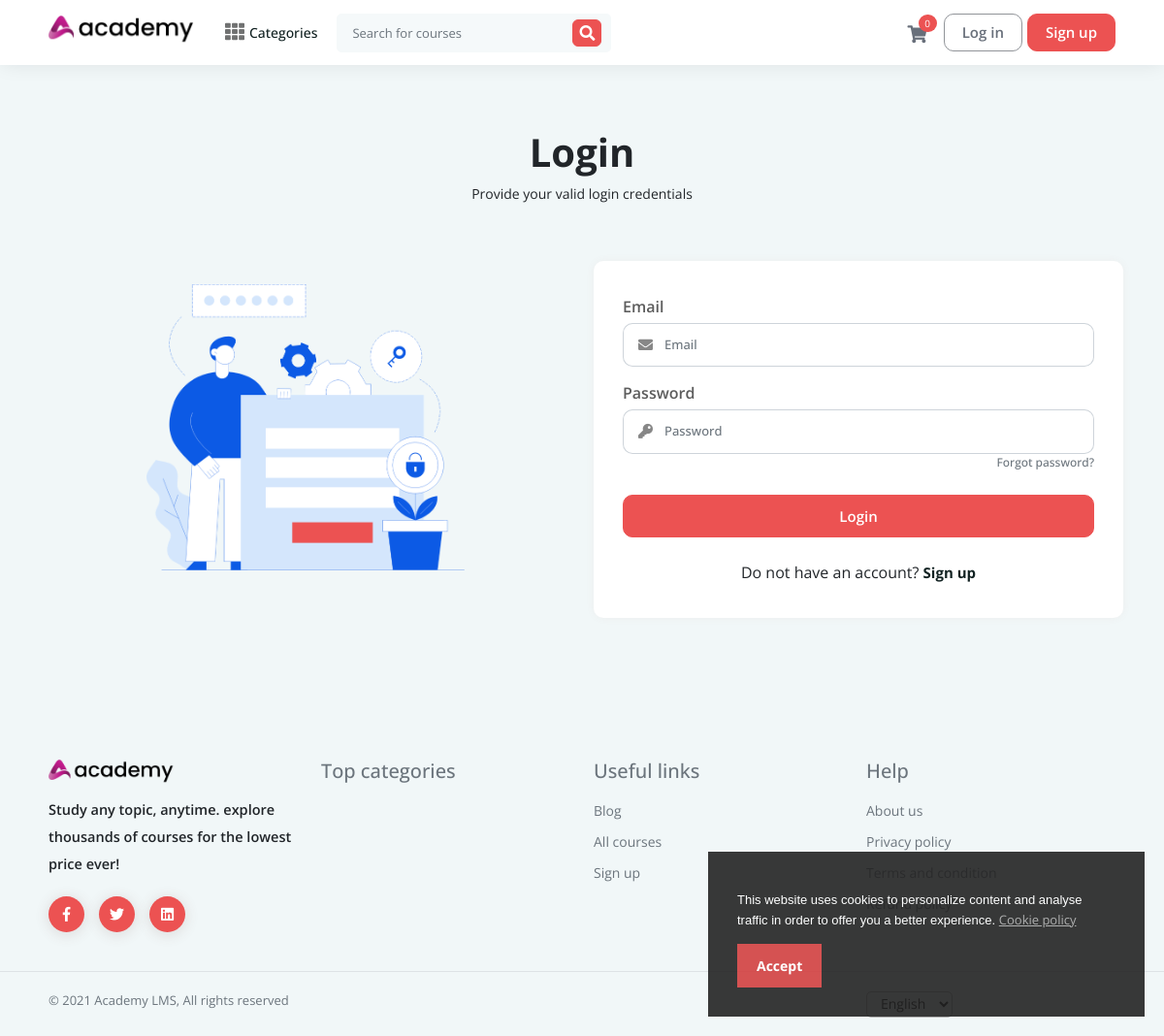
The page /login on the database its author committed.
### tables this page shows
CREATE TABLE `frontend_settings` (
  `id` int(11) UNSIGNED NOT NULL,
  `key` varchar(255) DEFAULT NULL,
  `value` longtext
);

### application/controllers/Login.php (called while the page is built, shortened)
<?php
class Login extends CI_Controller
{
    public function __construct()
    {
        $this->load->database();
        $this->load->library('session');
    }
    public function index()
    {
        $page_data['page_name'] = 'login';
        $page_data['page_title'] = site_phrase('login');
        $this->load->view('frontend/' . get_frontend_settings('theme') . '/index', $page_data);
    }
}

### index.php (called while the page is built, shortened)
<?php
require_once BASEPATH . 'core/CodeIgniter.php';

### application/helpers/common_helper.php (called while the page is built, shortened)
<?php if (!defined('BASEPATH')) exit('No direct script access allowed');
if (!function_exists('get_settings')) {
    function get_settings($key = '')
    {
        $CI    = &get_instance();
        $CI->db->where('key', $key);
        $result = $CI->db->get('settings')->row('value');
        return $result;
    }
}
if (!function_exists('get_frontend_settings')) {
    function get_frontend_settings($key = '')
    {
        $CI    = &get_instance();
        $CI->db->where('key', $key);
        $result = $CI->db->get('frontend_settings')->row()->value;
        return $result;
    }
}

### application/helpers/multi_language_helper.php (called while the page is built, shortened)
<?php  if ( ! defined('BASEPATH')) exit('No direct script access allowed');
if ( ! function_exists('site_phrase'))
{
    function site_phrase($phrase = '') {
        $CI	=&	get_instance();
        $language_code = $CI->session->userdata('language');
        $key = strtolower(preg_replace('/\s+/', '_', $phrase));
        $langArray = openJSONFile($language_code);
        return $langArray[$key];
    }
}
if ( ! function_exists('openJSONFile'))
{
    function openJSONFile($code)
    {
        $jsonString = [];
        if (file_exists(APPPATH.'language/'.$code.'.json')) {
            $jsonString = file_get_contents(APPPATH.'language/'.$code.'.json');
            $jsonString = json_decode($jsonString, true);
        }
        return $jsonString;
    }
}

### application/views/frontend/default/index.php (the view, shortened to what this page needs)
<!DOCTYPE html>
<html lang="en">
<head>
	<?php include 'includes_top.php';?>
</head>
<body class="gray-bg">
	<?php
	if(get_settings('course_accessibility') == 'publicly' || $this->session->userdata('user_id') > 0){
		$course_accessibility = 1;
	}else{
		$course_accessibility = 0;
	}
	if ($this->session->userdata('user_login')) {
		include 'logged_in_header.php';
	}else {
		include 'logged_out_header.php';
	}
	if(get_frontend_settings('cookie_status') == 'active'):
    	include 'eu-cookie.php';
  	endif;
  	if($page_name === null){
  		include $path;
  	}else{
		include $page_name.'.php';
	}
	include 'footer.php';
	?>
</body>
</html>

### application/views/frontend/default/logged_out_header.php (shortened to what this page needs)
<section class="menu-area bg-white">
  <div class="container-xl">
    <nav class="navbar navbar-expand-lg bg-white">
      <a href="<?php echo site_url(''); ?>" class="navbar-brand" href="#"><img src="<?php echo base_url('uploads/system/'.get_frontend_settings('dark_logo')); ?>" alt="" height="35"></a>
      <?php include 'menu.php'; ?>
      <form class="inline-form me-auto" action="<?php echo site_url('home/search'); ?>" method="get">
        <div class="input-group search-box mobile-search">
          <input type="text" name = 'query' class="form-control" placeholder="<?php echo site_phrase('search_for_courses'); ?>">
          <div class="input-group-append">
            <button class="btn" type="submit"><i class="fas fa-search"></i></button>
          </div>
        </div>
      </form>
      <div class="cart-box menu-icon-box" id = "cart_items">
        <?php include 'cart_items.php'; ?>
      </div>
      <div class="sign-in-box btn-group">
        <a href="<?php echo site_url('home/login'); ?>" class="btn btn-sign-in"><?php echo site_phrase('log_in'); ?></a>
        <a href="<?php echo site_url('home/sign_up'); ?>" class="btn btn-sign-up"><?php echo site_phrase('sign_up'); ?></a>
      </div>
    </nav>
  </div>
</section>

### application/views/frontend/default/eu-cookie.php (shortened to what this page needs)
<link rel="stylesheet" type="text/css" href="<?php echo site_url(); ?>assets/frontend/eu-cookie/purecookie.css" async />
<div class="cookieConsentContainer" id="cookieConsentContainer" style="opacity: .9; display: block; display: none;">
  <div class="cookieDesc">
    <p>
      <?php echo get_frontend_settings('cookie_note');?>
      <a class="link-cookie-policy" href="<?php echo site_url('home/cookie_policy'); ?>"><?php echo site_phrase('cookie_policy'); ?></a>
    </p>
  </div>
  <div class="cookieButton">
    <a onclick="cookieAccept();"><?php echo site_phrase('accept'); ?></a>
  </div>
</div>

### application/views/frontend/default/footer.php (shortened to what this page needs)
<footer class="footer-area d-print-none bg-gray mt-5 pt-5">
  <div class="container-xl">
    <div class="row mb-3">
      <?php if($course_accessibility): ?>
        <div class="col-6 col-sm-6 col-md-3">
          <h5 class="text-muted mb-3"><?php echo site_phrase('top_categories'); ?></h5>
        </div>
      <?php endif; ?>
      <div class="col-6 col-sm-6 col-md-3">
        <h5 class="text-muted mb-3"><?php echo site_phrase('useful_links'); ?></h5>
        <ul class="list-unstyled text-small">
          <li class="mb-2"><a class="link-secondary footer-hover-link" href="<?php echo site_url('blog'); ?>"><?php echo site_phrase('blog'); ?></a></li>
          <?php if($course_accessibility): ?>
            <li class="mb-2"><a class="link-secondary footer-hover-link" href="<?php echo site_url('home/courses'); ?>"><?php echo site_phrase('all_courses'); ?></a></li>
          <?php endif; ?>
          <li class="mb-2"><a class="link-secondary footer-hover-link" href="<?php echo site_url('home/sign_up'); ?>"><?php echo site_phrase('sign_up'); ?></a></li>
        </ul>
      </div>
      <div class="col-6 col-sm-6 col-md-3">
        <h5 class="text-muted mb-3"><?php echo site_phrase('help'); ?></h5>
        <ul class="list-unstyled text-small">
          <li class="mb-2"><a class="link-secondary footer-hover-link" href="<?php echo site_url('home/about_us'); ?>"><?php echo site_phrase('about_us'); ?></a></li>
          <li class="mb-2"><a class="link-secondary footer-hover-link" href="<?php echo site_url('home/privacy_policy'); ?>"><?php echo site_phrase('privacy_policy'); ?></a></li>
          <li class="mb-2"><a class="link-secondary footer-hover-link" href="<?php echo site_url('home/terms_and_condition'); ?>"><?php echo site_phrase('terms_and_condition'); ?></a></li>
          <li class="mb-2"><a class="link-secondary footer-hover-link" href="<?php echo site_url('home/refund_policy'); ?>"><?php echo site_phrase('refund_policy'); ?></a></li>
        </ul>
      </div>
      <div class="<?php if($course_accessibility){echo 'col-md-3';}else{echo 'col-md-6';} ?> col-sm-12 order-sm-first">
        <img src="<?php echo base_url('uploads/system/'.get_frontend_settings('dark_logo')); ?>" width="130">
        <span class="d-block mb-1 mt-2 fw-600" style="font-size: 14.5px; line-height: 28px"><?php echo get_settings('website_description'); ?></span>
        <ul class="footer-social-link">
          <?php $facebook = get_frontend_settings('facebook'); ?>
          <?php $twitter = get_frontend_settings('twitter'); ?>
          <?php $linkedin = get_frontend_settings('linkedin'); ?>
          <?php if($facebook): ?>
            <li class="mb-1">
              <a href="<?php echo $facebook; ?>"><i class="fab fa-facebook-f"></i></a>
            </li>
          <?php endif; ?>
          <?php if($twitter): ?>
            <li class="mb-1">
              <a href="<?php echo $twitter; ?>"><i class="fab fa-twitter"></i></a>
            </li>
          <?php endif; ?>
          <?php if($linkedin): ?>
            <li class="mb-1">
              <a href="<?php echo $linkedin; ?>"><i class="fab fa-linkedin"></i></a>
            </li>
          <?php endif; ?>
        </ul>
      </div>
    </div>
  </div>
  <section class="border-top">
    <div class="container-xl">
      <div class="row mt-3 py-1">
        <div class="col-6 col-sm-6 col-md-3 text-muted text-13px">
          &copy; 2021 <?php echo get_settings('system_name'); ?>, <?php echo site_phrase('all_rights_reserved'); ?>
        </div>
        <div class="col-6 col-sm-6 col-md-3 d-none d-md-block"></div>
        <div class="col-6 col-sm-6 col-md-3 d-none d-md-block"></div>
        <div class="col-6 col-sm-6 col-md-3 text-center text-md-start">
        </div>
      </div>
    </div>
  </section>
</footer>

### assets/frontend/default/css/responsive.css (style rules this page uses)
@media (min-width:992px) { .navbar-expand-lg { -webkit-box-orient: horizontal; -webkit-box-direction: normal; -ms-flex-flow: row nowrap; flex-flow: row nowrap; -webkit-box-pack: start; -ms-flex-pack: start; justify-content: flex-start; } }

### assets/frontend/default/css/custom.css (style rules this page uses)
body, div, ul, li, a, button, td, span { font-family: 'Open Sans', sans-serif !important; }
a { text-decoration: none; }
.footer-hover-link { text-decoration: none; font-size: 14px; }
ul.footer-social-link { list-style: none; padding-left: 0px; height: 60px; padding-top: 15px; }
ul.footer-social-link li { float: left; background-color: #ec5252; color: #fff; margin: 0px 15px 0px 0px; border-radius: 50%; height: 37px; width: 37px; line-height: 37px; text-align: center; box-shadow: 0px 2px 13px 2px #e0e0e0; }
ul.footer-social-link li a { display: block; color: #fff; font-size: 15px; }

### assets/frontend/eu-cookie/purecookie.css (style rules this page uses)
.cookieConsentContainer { z-index: 999; width: 450px; min-height: 20px; box-sizing: border-box; padding: 30px 30px 30px 30px; background: #232323; overflow: hidden; position: fixed; bottom: 20px; right: 20px; display: none; }
.cookieConsentContainer .cookieDesc p { margin: 0; padding: 0; font-family: OpenSans, arial, "sans-serif"; color: #FFFFFF; font-size: 13px; line-height: 20px; display: block; margin-top: 10px; }
.cookieConsentContainer .cookieDesc a { font-family: OpenSans, arial, "sans-serif"; color: #FFFFFF; text-decoration: underline; }
.cookieConsentContainer .cookieButton a { display: inline-block; font-family: OpenSans, arial, "sans-serif"; color: #fff; font-size: 14px; font-weight: bold; margin-top: 14px; background: #d24040; box-sizing: border-box; padding: 12px 20px; text-align: center; transition: background 0.3s; }
.link-cookie-policy { opacity: .6; }
.cookieConsentContainer { opacity: .9; display: block; display: none; }

### rows shown on the page
frontend_settings: value (picture)
frontend_settings: value "This website uses cookies to personalize content and analyse traffic in order to offer you a better experience."

### other values the page prints
site_phrase('categories') "Categories"
sizeof($this->session->userdata('cart_items')) "0"
site_phrase('log_in') "Log in"
site_phrase('sign_up') "Sign up"
site_phrase('cookie_policy') "Cookie policy"
site_phrase('accept') "Accept"
site_phrase('login') "Login"
site_phrase('provide_your_valid_login_credentials') "Provide your valid login credentials"
site_phrase('email') "Email"
site_phrase('password') "Password"
site_phrase('forgot_password') "Forgot password"
site_phrase('do_not_have_an_account') "Do not have an account"
site_phrase('top_categories') "Top categories"
site_phrase('useful_links') "Useful links"
site_phrase('blog') "Blog"
